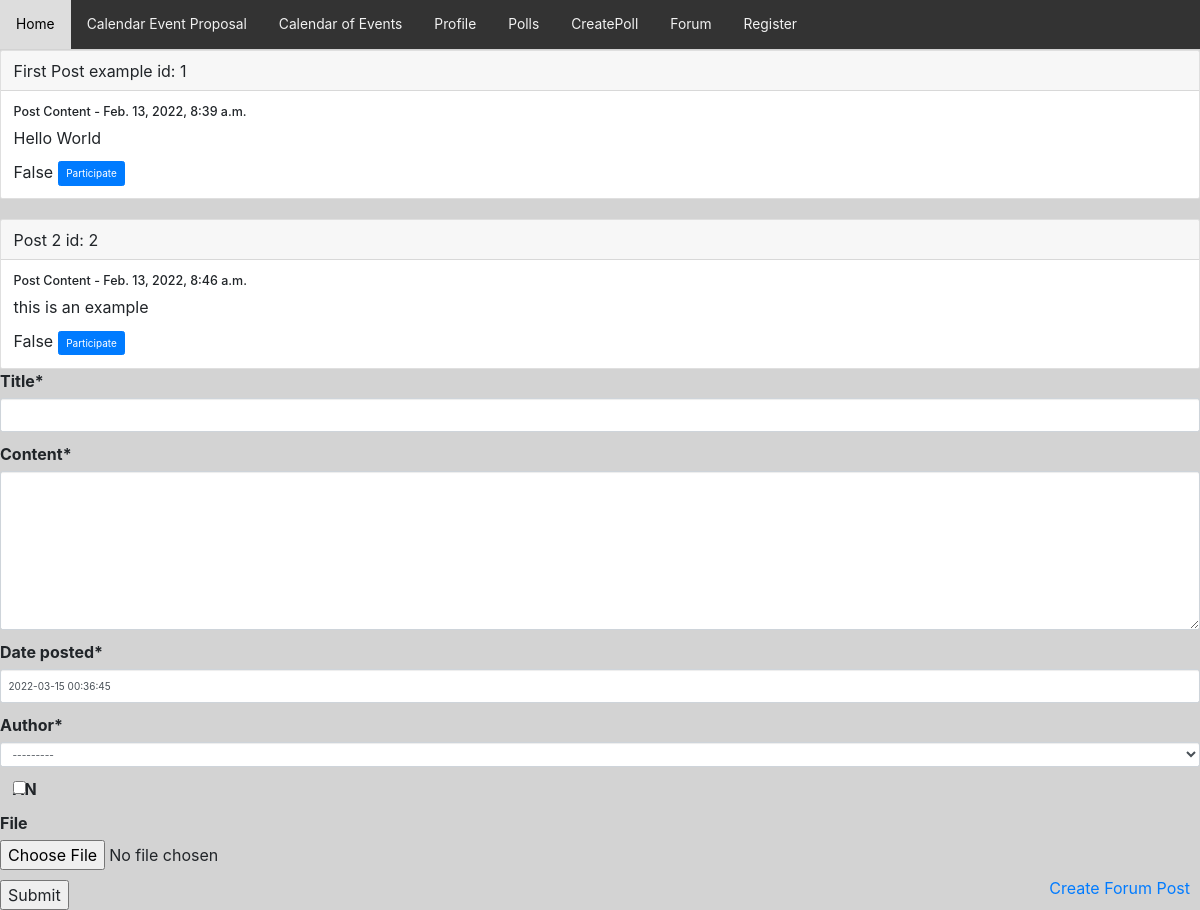
Before: /forum/ with the older database file.
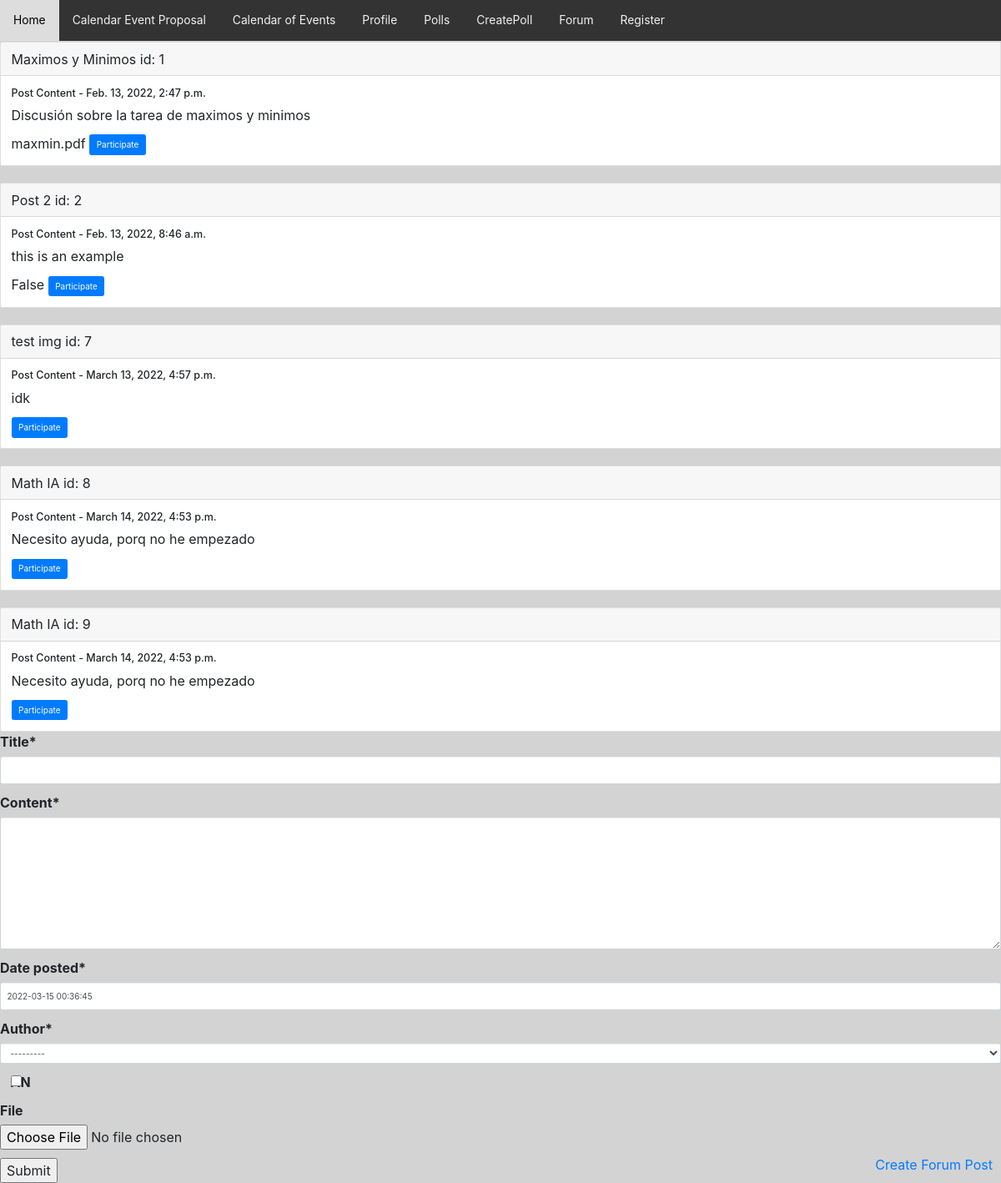
After: the same page with the newer database file.
### forum/models.py (models this page shows, shortened)
class For_Post(models.Model):
	id = models.AutoField(primary_key = True)
	title = models.CharField(max_length=150)
	content = models.TextField()
	date_posted = models.DateTimeField(default=timezone.now)
	author = models.ForeignKey(User, on_delete = models.CASCADE)
	AN = models.BooleanField(default=False)
	file = models.FileField(upload_to = 'user/files/', blank=True)

### forum/views.py (the view)
# urls.py: path('forum/', views.forum, name="forum_forum"),
def forum(request):
	form = ForumForm()
	context = {'posts':For_Post.objects.all(),'form':form}
	form = ForumForm()
	if request.method == 'POST':
		form = ForumForm(request.POST, request.FILES)
		print(request.POST)
		if form.is_valid():
			form.save()
			return redirect('forum_forum')
	else:
		form = ForumForm()
	return render(request, 'forum/forum.html', context)

### forum/forms.py
class ForumForm(ModelForm):
	class Meta:
		model = For_Post
		fields = '__all__'

### forum/templates/forum/forum.html (shortened to what this page needs)
{% extends 'forum/main_template.html' %}
{% load crispy_forms_tags %}
{% block content %}
<link rel="stylesheet" href="https://maxcdn.bootstrapcdn.com/bootstrap/4.0.0/css/bootstrap.min.css">
{% for post in posts %}
<div class="card" id="{{ post.author.id }}">
    <div class="card-header">
    {{ post.title }} id: {{ post.id }}
  </div>
    <div class="card-body">
      <h5 class="card-title">Post Content - {{ post.date_posted }}</h5>
      <p class="card-text">{{ post.content }}</p>
      {% if post.file %}
        {{ post.file }}
      {% endif %}
      <a href="#" class="btn btn-primary">Participate</a>
    </div>
</div>
{% endfor %}
<div>
  <form action="{% url 'forum_forum' %}" method='POST' enctype="multipart/form-data">
    {{ form|crispy }}
  <input type="submit" name="">
  </form>
</div>
<footer>
  <a href="{% url 'create_forum' %}">Create Forum Post</a>
</footer>
{% endblock content %}

### forum/templates/forum/main_template.html (shortened to what this page needs)
<!DOCTYPE html>
<html>
<head>
	<!DOCTYPE html>
<html>
<head>
{% load static %}
   <link rel="stylesheet" href="https://maxcdn.bootstrapcdn.com/bootstrap/3.4.1/css/bootstrap.min.css">
</head>
<body>
<div class="nv">
  <a href="{% url 'forum_home' %}">Home</a>
  <a href="{% url 'calendar' %}">Calendar Event Proposal</a>
  <a href="{% url 'calendar' %}">Calendar of Events</a>
  <a href="/profile/">Profile</a>
  <a href="{% url 'polls' %}">Polls</a>
  <a href="{% url 'create_poll' %}">CreatePoll</a>
  <a href="{% url 'forum_forum' %}">Forum</a>
  <a href="{% url 'register' %}" class="essencials">Register</a>
</div>
{% block content%}
{% endblock content %}
</body>
</html>

### forum/templates/forum/forum.html (style rules this page uses)
.card { margin-top: 20px; }
.nv a { font-size: 13.8px; }
body { background-color: lightgray; font-size: 16px; }
footer { bottom:10px; right: 10px; position: fixed; }

### forum/templates/forum/main_template.html (style rules this page uses)
body { margin-top:50px; }
.nv { overflow: hidden; background-color: #333; position: fixed; top: 0; width: 100%; }
.nv a { float: left; display: block; color: #f2f2f2; text-align: center; padding: 14px 16px; text-decoration: none; }
.essencials { float: right; }

Changed rows visible on the page:
changed For_Post id 1: title "First Post example" → "Maximos y Minimos"; date_posted "Feb. 13, 2022, 8:39 a.m." → "Feb. 13, 2022, 2:47 p.m."; content "Hello World" → "Discusión sobre la tarea de maximos y minimos"; file "False" → "maxmin.pdf"
added For_Post: title "test img", id "7", date_posted "March 13, 2022, 4:57 p.m.", content "idk"
added For_Post: title "Math IA", id "8", date_posted "March 14, 2022, 4:53 p.m.", content "Necesito ayuda, porq no he empezado"
added For_Post: title "Math IA", id "9", date_posted "March 14, 2022, 4:53 p.m.", content "Necesito ayuda, porq no he empezado"
